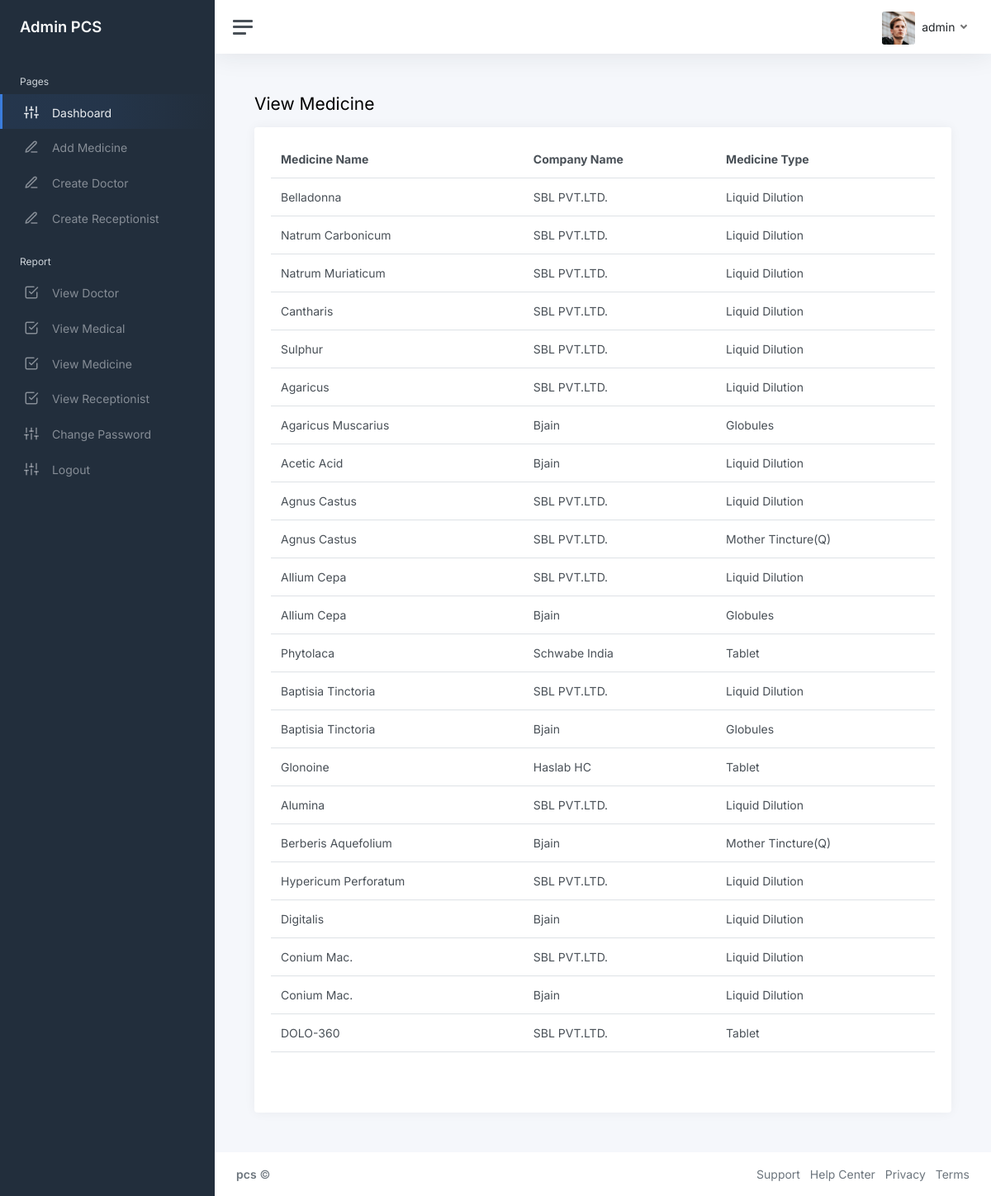
The page /admin/viewmedicine.php (signed in) on the database its author committed.
### tables this page shows
CREATE TABLE IF NOT EXISTS `medicine` (
  `medicine_id` int NOT NULL AUTO_INCREMENT,
  `medicine_name` varchar(50) NOT NULL,
  `company_name` varchar(100) NOT NULL,
  `medicine_type` varchar(50) NOT NULL,
  `potency` text NOT NULL,
  `price` int NOT NULL,
  PRIMARY KEY (`medicine_id`)
);

### admin/viewmedicine.php (the view, shortened to what this page needs)
<!DOCTYPE html>
<html lang="en">
<head>
    <link href="css/app.css" rel="stylesheet">
</head>
<body>
    <div class="wrapper">
        <?php
        include "sidebar.php";
        ?>
        <div class="main">
            <?php
            include "nav.php";
            ?>
            <main class="content">
                <div class="container-fluid p-0">
                    <h1 class="h3 mb-3">View Medicine</h1>
                    <div class="row">
                        <div class="col-12">
                            <div class="card">
                                <div class="card-header">
                                    <?php
                                    include "connect.php";
                                    $q = "select * from medicine";
                                    $res = mysqli_query($cn, $q) or die(mysqli_error($cn));
                                    echo "<table class=table tabel-hover width=600>";
                                    echo "<tr><th>Medicine Name</th><th>Company Name</th><th>Medicine Type</th></tr>";
                                    while ($info = mysqli_fetch_array($res)) {
                                        echo "<tr>";
                                        echo "<td>";
                                        echo $info['medicine_name'];
                                        echo "</td>";
                                        echo "<td>";
                                        echo $info['company_name'];
                                        echo "</td>";
                                        echo "<td>";
                                        echo $info['medicine_type'];
                                        echo "</td>";
                                        echo "</tr>";
                                    }
                                    echo "</table>";
                                    ?>
                                </div>
                                <div class="card-body">
                                </div>
                            </div>
                        </div>
                    </div>
                </div>
            </main>
            <?php
			include "footer.php";
			?>
        </div>
    </div>
</body>
</html>

### rows shown on the page
medicine: medicine_name "Belladonna", company_name "SBL PVT.LTD.", medicine_type "Liquid Dilution"
medicine: medicine_name "Natrum Carbonicum", company_name "SBL PVT.LTD.", medicine_type "Liquid Dilution"
medicine: medicine_name "Natrum Muriaticum", company_name "SBL PVT.LTD.", medicine_type "Liquid Dilution"
medicine: medicine_name "Cantharis", company_name "SBL PVT.LTD.", medicine_type "Liquid Dilution"
medicine: medicine_name "Sulphur", company_name "SBL PVT.LTD.", medicine_type "Liquid Dilution"
medicine: medicine_name "Agaricus", company_name "SBL PVT.LTD.", medicine_type "Liquid Dilution"
medicine: medicine_name "Agaricus Muscarius", company_name "Bjain", medicine_type "Globules"
medicine: medicine_name "Acetic Acid", company_name "Bjain", medicine_type "Liquid Dilution"
medicine: medicine_name "Agnus Castus", company_name "SBL PVT.LTD.", medicine_type "Liquid Dilution"
medicine: medicine_name "Agnus Castus", company_name "SBL PVT.LTD.", medicine_type "Mother Tincture(Q)"
medicine: medicine_name "Allium Cepa", company_name "SBL PVT.LTD.", medicine_type "Liquid Dilution"
medicine: medicine_name "Allium Cepa", company_name "Bjain", medicine_type "Globules"
medicine: medicine_name "Phytolaca", company_name "Schwabe India", medicine_type "Tablet"
medicine: medicine_name "Baptisia Tinctoria", company_name "SBL PVT.LTD.", medicine_type "Liquid Dilution"
medicine: medicine_name "Baptisia Tinctoria", company_name "Bjain", medicine_type "Globules"
medicine: medicine_name "Glonoine", company_name "Haslab HC", medicine_type "Tablet"
medicine: medicine_name "Alumina", company_name "SBL PVT.LTD.", medicine_type "Liquid Dilution"
medicine: medicine_name "Berberis Aquefolium", company_name "Bjain", medicine_type "Mother Tincture(Q)"
medicine: medicine_name "Hypericum Perforatum", company_name "SBL PVT.LTD.", medicine_type "Liquid Dilution"
medicine: medicine_name "Digitalis", company_name "Bjain", medicine_type "Liquid Dilution"
medicine: medicine_name "Conium Mac.", company_name "SBL PVT.LTD.", medicine_type "Liquid Dilution"
medicine: medicine_name "Conium Mac.", company_name "Bjain", medicine_type "Liquid Dilution"
medicine: medicine_name "DOLO-360", company_name "SBL PVT.LTD.", medicine_type "Tablet"

### other values the page prints
$_SESSION['dun'] "admin"
